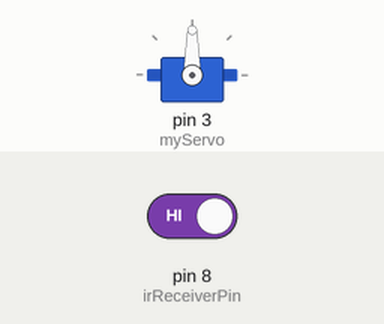
Bench run of a sketch on a simulated Arduino Uno, built with avr-gcc and run on an emulated ATmega328P. Shown: servo. Inputs (shaded band) come from the test bench; at power-on: pin 8 (irReceiverPin) HIGH.

Above: at 1.2 s.
1.3 s: pin 8 (irReceiverPin) driven LOW
4.3 s: pin 8 (irReceiverPin) driven HIGH
At 5.2 s:
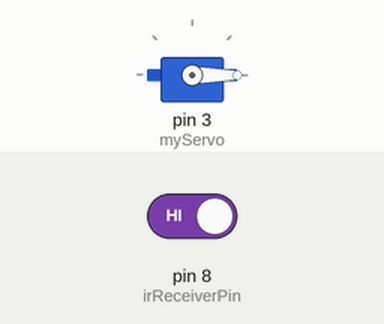
Timing chart, 0 to 7.3 s (numbered marks = the images above; inputs shaded):
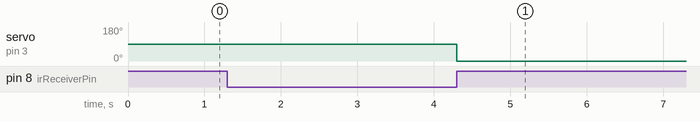

Measured:
- after the input at 4.3 s, servo on pin 3 (myServo): 90° → 0° at once

The sketch:

SF7.ino
```cpp
#include <Servo.h>

Servo myServo; // Create a Servo object
const int irReceiverPin = 8; // Pin for IR receiver


void setup() {
  myServo.attach(3); // Attach the servo to pin 9
  pinMode(irReceiverPin, INPUT);

}

void loop() {


  // Check for IR signal
  if (digitalRead(irReceiverPin) == LOW) {
    myServo.write(90); // Move servo to 90 degrees
    delay(1000); // Wait for 1 second
    myServo.write(0); // Move servo back to 0 degrees
  }
}
```
